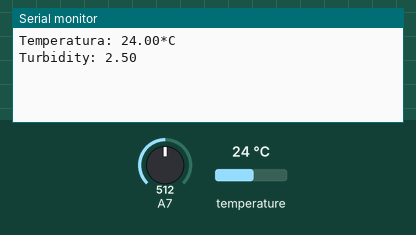
The sketch below on a simulated Arduino Nano, built with avr-gcc and run on an emulated ATmega328P. Parts: the last lines printed to the serial monitor. The inputs (shaded band) are chosen by the test bench; at power-on: temperature 24 °C, A7 = 512.

Above: at 2.2 s.
2.3 s: temperature set to 12 °C
At 4.0 s:
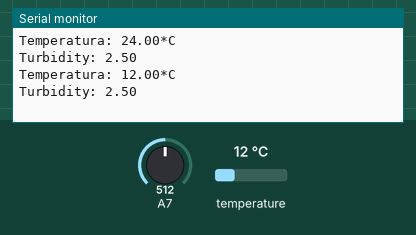
4.4 s: A7 set to 716
At 5.7 s:
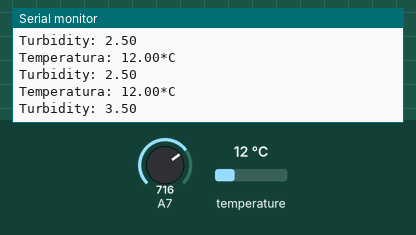
6.5 s: temperature set to 19 °C
At 6.5 s:
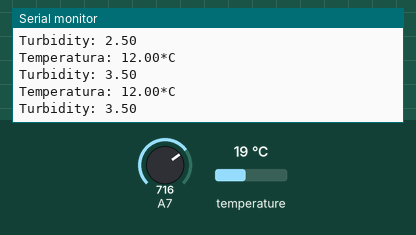
8.6 s: A7 set to 900
At 10.6 s:
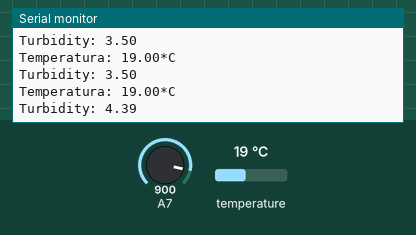
Timing chart, 0 to 11.7 s (numbered marks = the images above; inputs shaded):
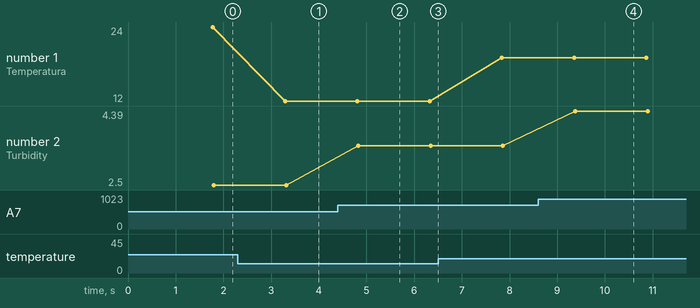

The sketch:

arduino.ino
```cpp
#include <OneWire.h>
#include <DallasTemperature.h>

int DS18B20 = 7;
OneWire ourWire(DS18B20); //CONFIGURA UMA INSTÂNCIA ONEWIRE PARA SE COMUNICAR COM O SENSOR
DallasTemperature sensors(&ourWire); //BIBLIOTECA DallasTemperature UTILIZA A OneWire

void setup(){
  configureSerial();
  startSensors();
  configureDelaySetup();
}

void loop(){
  loopTemperatureSensor();
  loopTurbiditySensor();
  delay(250);
}

void startSensors(){
  sensors.begin();
}

void configureDelaySetup(){
  delay(1000);
}

void configureSerial(){
  Serial.begin(9600);
}

void loopTemperatureSensor(){
  float temperature = getTemperature();
  Serial.print("Temperatura: ");
  Serial.print(temperature);
  Serial.print("*C\n");
}

void loopTurbiditySensor(){
  float turbidity = getTurbidity();
  Serial.print("Turbidity: ");
  Serial.print(turbidity);
  Serial.print("\n");
  delay(500);
}

float getTemperature(){
  sensors.requestTemperatures();
  return sensors.getTempCByIndex(0);
}

float getTurbidity(){
  int sensorValue = analogRead(A7);
  float turbidity = sensorValue * (5.0 / 1024.0);
  return turbidity;
}
```

Measured:
- after the input at 2.3 s, the serial monitor: prints a new line after 0.99 s (image 1)
- after the input at 4.4 s, the serial monitor: prints a new line after 0.43 s (image 2)
- after the input at 8.6 s, the serial monitor: prints a new line after 0.78 s (image 4)
- plotted number 1: 24 → 12 after the input at 2.3 s, 12 → 19 after the input at 6.5 s
- plotted number 2: 2.5 → 3.5 after the input at 4.4 s, 3.5 → 4.39 after the input at 8.6 s
